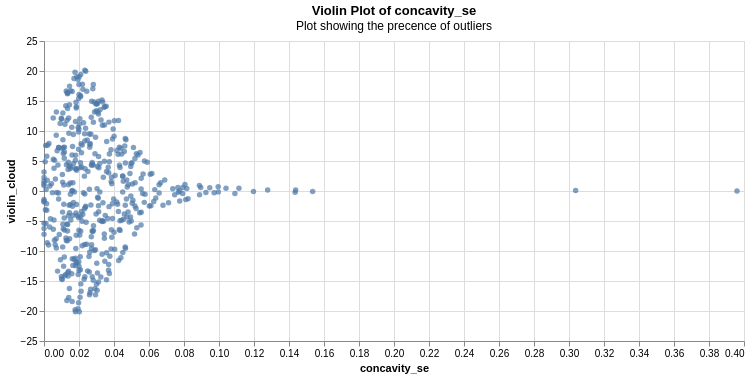

The code cell stored with this chart in its notebook:
### Code cell
y = 'concavity_se'

# Compute the density function of the data
dens = stats.gaussian_kde(X_train[y])
# Compute the density value for each data point
pdf = dens(X_train[y].sort_values())

# Randomly jitter points within 0 and the upper bond of the probability density function
density_cloud = np.empty(pdf.shape[0])
for i in range(pdf.shape[0]):
    density_cloud[i] = np.random.uniform(0, pdf[i])
# To create a symmetric density/violin, we make every second point negative
# Distributing every other point like this is also more likely to preserve the shape of the violin
violin_cloud = density_cloud.copy()
violin_cloud[::2] = violin_cloud[::2] * -1

# Append the density cloud to the original data in the correctly sorted order
df_with_density = pd.concat([
    df,
    pd.DataFrame({
        'density_cloud': density_cloud,
        'violin_cloud': violin_cloud
        },
        index=X_train[y].sort_values().index)],
    axis=1
)

# Visualize using the new Offset channel
alt.Chart(df_with_density).mark_circle().encode(
    x='concavity_se',
    y='violin_cloud'
).properties(
    width=700,
    height=300,
    title={
        "text": "Violin Plot of concavity_se",
        "subtitle": "Plot showing the precence of outliers"
    }
)

### Figure 1 — Vega-Lite specification as saved in the notebook (floating-point values rounded to 4 significant figures; data arrays with more than 128 entries replaced by an {"elided": "..."} marker saying what was removed)
{"config": {"view": {"continuousWidth": 300, "continuousHeight": 300}}, "data": {"name": "data-971ca3f6c37fac59ea7f77dc503c3951"}, "mark": {"type": "circle"}, "encoding": {"x": {"field": "concavity_se", "type": "quantitative"}, "y": {"field": "violin_cloud", "type": "quantitative"}}, "height": 300, "title": {"text": "Violin Plot of concavity_se", "subtitle": "Plot showing the precence of outliers"}, "width": 700, "$schema": "https://vega.github.io/schema/vega-lite/v5.20.1.json", "datasets": {"data-971ca3f6c37fac59ea7f77dc503c3951": {"elided": "569 records"}}}
